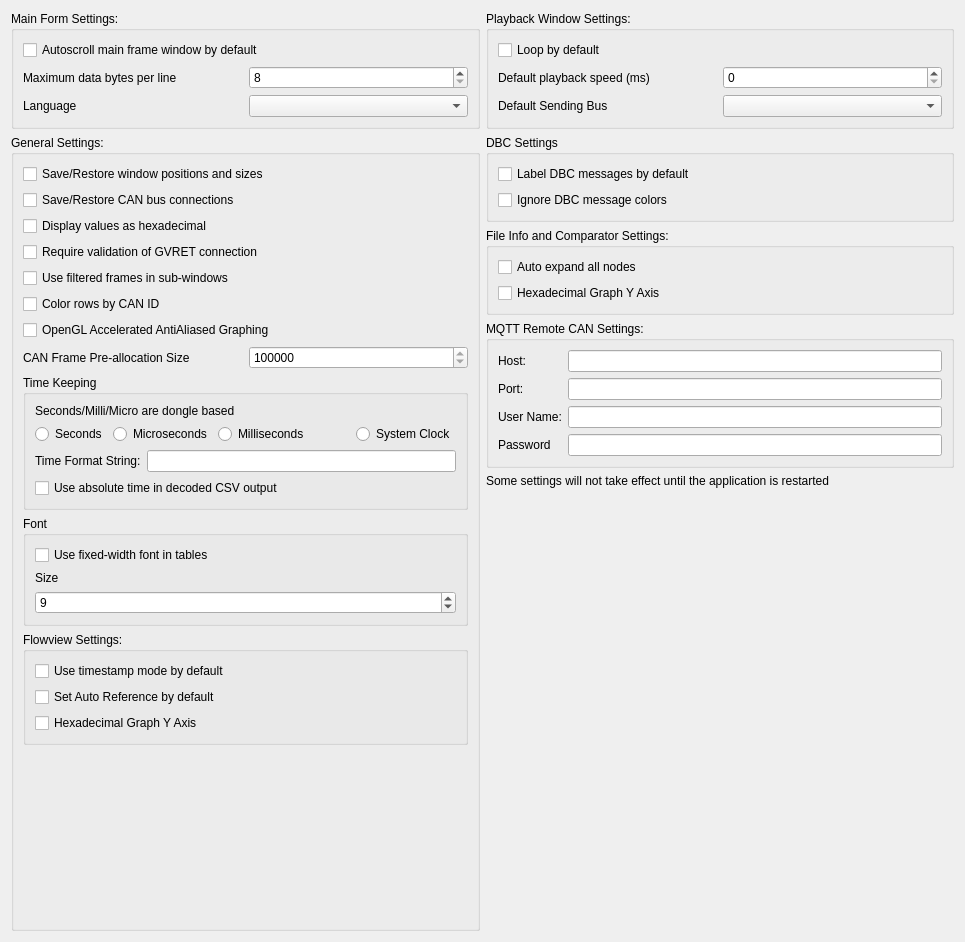
<?xml version="1.0" encoding="UTF-8"?>
<ui version="4.0">
 <class>MainSettingsDialog</class>
 <widget class="QDialog" name="MainSettingsDialog">
  <property name="geometry">
   <rect>
    <x>0</x>
    <y>0</y>
    <width>965</width>
    <height>942</height>
   </rect>
  </property>
  <property name="windowTitle">
   <string>Main Settings</string>
  </property>
  <layout class="QHBoxLayout" name="horizontalLayout_5" stretch="1,1">
   <item>
    <layout class="QVBoxLayout" name="verticalLayout">
     <item>
      <widget class="QGroupBox" name="groupBox_2">
       <property name="title">
        <string>Main Form Settings:</string>
       </property>
       <layout class="QVBoxLayout" name="verticalLayout_3">
        <item>
         <widget class="QCheckBox" name="cbMainAutoScroll">
          <property name="text">
           <string>Autoscroll main frame window by default</string>
          </property>
         </widget>
        </item>
        <item>
         <layout class="QHBoxLayout" name="horizontalLayout_7">
          <item>
           <widget class="QLabel" name="label_12">
            <property name="text">
             <string>Maximum data bytes per line</string>
            </property>
           </widget>
          </item>
          <item>
           <widget class="QSpinBox" name="spinBytesPerLine">
            <property name="minimum">
             <number>8</number>
            </property>
            <property name="maximum">
             <number>64</number>
            </property>
            <property name="singleStep">
             <number>8</number>
            </property>
           </widget>
          </item>
         </layout>
        </item>
        <item>
         <layout class="QHBoxLayout" name="horizontalLayout_8">
          <item>
           <widget class="QLabel" name="label_13">
            <property name="text">
             <string>Language</string>
            </property>
           </widget>
          </item>
          <item>
           <widget class="QComboBox" name="comboLanguage"/>
          </item>
         </layout>
        </item>
       </layout>
      </widget>
     </item>
     <item>
      <widget class="QGroupBox" name="groupBox">
       <property name="title">
        <string>General Settings:</string>
       </property>
       <layout class="QVBoxLayout" name="verticalLayout_2">
        <item>
         <widget class="QCheckBox" name="cbRestorePositions">
          <property name="text">
           <string>Save/Restore window positions and sizes</string>
          </property>
         </widget>
        </item>
        <item>
         <widget class="QCheckBox" name="cbLoadConnections">
          <property name="text">
           <string>Save/Restore CAN bus connections</string>
          </property>
         </widget>
        </item>
        <item>
         <widget class="QCheckBox" name="cbDisplayHex">
          <property name="text">
           <string>Display values as hexadecimal</string>
          </property>
         </widget>
        </item>
        <item>
         <widget class="QCheckBox" name="cbValidate">
          <property name="text">
           <string>Require validation of GVRET connection</string>
          </property>
         </widget>
        </item>
        <item>
         <widget class="QCheckBox" name="cbUseFiltered">
          <property name="text">
           <string>Use filtered frames in sub-windows</string>
          </property>
         </widget>
        </item>
        <item>
         <widget class="QCheckBox" name="cbColorsByCanId">
          <property name="text">
           <string>Color rows by CAN ID</string>
          </property>
         </widget>
        </item>
        <item>
         <widget class="QCheckBox" name="cbUseOpenGL">
          <property name="text">
           <string>OpenGL Accelerated AntiAliased Graphing</string>
          </property>
         </widget>
        </item>
        <item>
         <layout class="QHBoxLayout" name="horizontalLayout_6">
          <property name="topMargin">
           <number>0</number>
          </property>
          <property name="bottomMargin">
           <number>0</number>
          </property>
          <item>
           <widget class="QLabel" name="label_10">
            <property name="text">
             <string>CAN Frame Pre-allocation Size</string>
            </property>
           </widget>
          </item>
          <item>
           <widget class="QSpinBox" name="spinMaximumFrames">
            <property name="minimum">
             <number>100000</number>
            </property>
            <property name="maximum">
             <number>1000000000</number>
            </property>
            <property name="singleStep">
             <number>100000</number>
            </property>
            <property name="value">
             <number>10000000</number>
            </property>
           </widget>
          </item>
         </layout>
        </item>
        <item>
         <widget class="QGroupBox" name="groupBox_6">
          <property name="title">
           <string>Time Keeping</string>
          </property>
          <layout class="QVBoxLayout" name="verticalLayout_7">
           <item>
            <widget class="QLabel" name="label_3">
             <property name="text">
              <string>Seconds/Milli/Micro are dongle based</string>
             </property>
            </widget>
           </item>
           <item>
            <layout class="QHBoxLayout" name="horizontalLayout_4">
             <item>
              <widget class="QRadioButton" name="rbSeconds">
               <property name="text">
                <string>Seconds</string>
               </property>
              </widget>
             </item>
             <item>
              <widget class="QRadioButton" name="rbMicros">
               <property name="text">
                <string>Microseconds</string>
               </property>
              </widget>
             </item>
             <item>
              <widget class="QRadioButton" name="rbMillis">
               <property name="text">
                <string>Milliseconds</string>
               </property>
              </widget>
             </item>
             <item>
              <spacer name="horizontalSpacer">
               <property name="orientation">
                <enum>Qt::Horizontal</enum>
               </property>
               <property name="sizeHint" stdset="0">
                <size>
                 <width>40</width>
                 <height>20</height>
                </size>
               </property>
              </spacer>
             </item>
             <item>
              <widget class="QRadioButton" name="rbSysClock">
               <property name="text">
                <string>System Clock</string>
               </property>
              </widget>
             </item>
            </layout>
           </item>
           <item>
            <layout class="QHBoxLayout" name="horizontalLayout_3">
             <item>
              <widget class="QLabel" name="label_4">
               <property name="text">
                <string>Time Format String:</string>
               </property>
              </widget>
             </item>
             <item>
              <widget class="QLineEdit" name="lineClockFormat"/>
             </item>
            </layout>
           </item>
           <item>
            <widget class="QCheckBox" name="cbCSVAbsTime">
             <property name="text">
              <string>Use absolute time in decoded CSV output</string>
             </property>
            </widget>
           </item>
          </layout>
         </widget>
        </item>
        <item>
         <widget class="QGroupBox" name="groupBox_7">
          <property name="title">
           <string>Font</string>
          </property>
          <layout class="QVBoxLayout" name="verticalLayout_8">
           <item>
            <widget class="QCheckBox" name="cbFontFixedWidth">
             <property name="text">
              <string>Use fixed-width font in tables</string>
             </property>
            </widget>
           </item>
           <item>
            <widget class="QLabel" name="label_11">
             <property name="text">
              <string>Size</string>
             </property>
            </widget>
           </item>
           <item>
            <widget class="QSpinBox" name="spinFontSize">
             <property name="minimum">
              <number>7</number>
             </property>
             <property name="maximum">
              <number>15</number>
             </property>
             <property name="value">
              <number>9</number>
             </property>
            </widget>
           </item>
          </layout>
         </widget>
        </item>
        <item>
         <widget class="QGroupBox" name="groupBox_3">
          <property name="title">
           <string>Flowview Settings:</string>
          </property>
          <layout class="QVBoxLayout" name="verticalLayout_4">
           <item>
            <widget class="QCheckBox" name="cbFlowUseTimestamp">
             <property name="text">
              <string>Use timestamp mode by default</string>
             </property>
            </widget>
           </item>
           <item>
            <widget class="QCheckBox" name="cbFlowAutoRef">
             <property name="text">
              <string>Set Auto Reference by default</string>
             </property>
            </widget>
           </item>
           <item>
            <widget class="QCheckBox" name="cbHexGraphFlow">
             <property name="text">
              <string>Hexadecimal Graph Y Axis</string>
             </property>
            </widget>
           </item>
          </layout>
         </widget>
        </item>
        <item>
         <spacer name="verticalSpacer_2">
          <property name="orientation">
           <enum>Qt::Vertical</enum>
          </property>
          <property name="sizeHint" stdset="0">
           <size>
            <width>20</width>
            <height>40</height>
           </size>
          </property>
         </spacer>
        </item>
       </layout>
      </widget>
     </item>
    </layout>
   </item>
   <item>
    <layout class="QVBoxLayout" name="verticalLayout_9">
     <item>
      <widget class="QGroupBox" name="groupBox_4">
       <property name="title">
        <string>Playback Window Settings:</string>
       </property>
       <layout class="QVBoxLayout" name="verticalLayout_5">
        <item>
         <widget class="QCheckBox" name="cbPlaybackLoop">
          <property name="text">
           <string>Loop by default</string>
          </property>
         </widget>
        </item>
        <item>
         <layout class="QHBoxLayout" name="horizontalLayout">
          <item>
           <widget class="QLabel" name="label">
            <property name="text">
             <string>Default playback speed (ms)</string>
            </property>
           </widget>
          </item>
          <item>
           <widget class="QSpinBox" name="spinPlaybackSpeed">
            <property name="maximum">
             <number>1000</number>
            </property>
           </widget>
          </item>
         </layout>
        </item>
        <item>
         <layout class="QHBoxLayout" name="horizontalLayout_2">
          <item>
           <widget class="QLabel" name="label_2">
            <property name="text">
             <string>Default Sending Bus</string>
            </property>
           </widget>
          </item>
          <item>
           <widget class="QComboBox" name="comboSendingBus"/>
          </item>
         </layout>
        </item>
       </layout>
      </widget>
     </item>
     <item>
      <widget class="QGroupBox" name="groupBox_9">
       <property name="title">
        <string>DBC Settings</string>
       </property>
       <layout class="QVBoxLayout" name="verticalLayout_10">
        <item>
         <widget class="QCheckBox" name="cbFilterLabeling">
          <property name="text">
           <string>Label DBC messages by default</string>
          </property>
         </widget>
        </item>
        <item>
         <widget class="QCheckBox" name="cbIgnoreDBCColors">
          <property name="text">
           <string>Ignore DBC message colors</string>
          </property>
         </widget>
        </item>
       </layout>
      </widget>
     </item>
     <item>
      <widget class="QGroupBox" name="groupBox_5">
       <property name="title">
        <string>File Info and Comparator Settings:</string>
       </property>
       <layout class="QVBoxLayout" name="verticalLayout_6">
        <item>
         <widget class="QCheckBox" name="cbInfoAutoExpand">
          <property name="text">
           <string>Auto expand all nodes</string>
          </property>
         </widget>
        </item>
        <item>
         <widget class="QCheckBox" name="cbHexGraphInfo">
          <property name="text">
           <string>Hexadecimal Graph Y Axis</string>
          </property>
         </widget>
        </item>
       </layout>
      </widget>
     </item>
     <item>
      <widget class="QGroupBox" name="groupBox_8">
       <property name="enabled">
        <bool>true</bool>
       </property>
       <property name="title">
        <string>MQTT Remote CAN Settings:</string>
       </property>
       <layout class="QFormLayout" name="formLayout">
        <item row="0" column="0">
         <widget class="QLabel" name="label_6">
          <property name="text">
           <string>Host:</string>
          </property>
         </widget>
        </item>
        <item row="0" column="1">
         <widget class="QLineEdit" name="lineRemoteHost"/>
        </item>
        <item row="1" column="0">
         <widget class="QLabel" name="label_7">
          <property name="text">
           <string>Port:</string>
          </property>
         </widget>
        </item>
        <item row="1" column="1">
         <widget class="QLineEdit" name="lineRemotePort"/>
        </item>
        <item row="2" column="0">
         <widget class="QLabel" name="label_8">
          <property name="text">
           <string>User Name:</string>
          </property>
         </widget>
        </item>
        <item row="2" column="1">
         <widget class="QLineEdit" name="lineRemoteUser"/>
        </item>
        <item row="3" column="0">
         <widget class="QLabel" name="label_9">
          <property name="text">
           <string>Password</string>
          </property>
         </widget>
        </item>
        <item row="3" column="1">
         <widget class="QLineEdit" name="lineRemotePassword">
          <property name="echoMode">
           <enum>QLineEdit::Password</enum>
          </property>
         </widget>
        </item>
       </layout>
      </widget>
     </item>
     <item>
      <widget class="QLabel" name="label_5">
       <property name="text">
        <string>Some settings will not take effect until the application is restarted</string>
       </property>
       <property name="wordWrap">
        <bool>true</bool>
       </property>
      </widget>
     </item>
     <item>
      <spacer name="verticalSpacer">
       <property name="orientation">
        <enum>Qt::Vertical</enum>
       </property>
       <property name="sizeHint" stdset="0">
        <size>
         <width>20</width>
         <height>40</height>
        </size>
       </property>
      </spacer>
     </item>
    </layout>
   </item>
  </layout>
 </widget>
 <tabstops>
  <tabstop>cbMainAutoScroll</tabstop>
  <tabstop>cbRestorePositions</tabstop>
  <tabstop>cbLoadConnections</tabstop>
  <tabstop>cbDisplayHex</tabstop>
  <tabstop>cbValidate</tabstop>
  <tabstop>cbUseFiltered</tabstop>
  <tabstop>cbUseOpenGL</tabstop>
  <tabstop>rbSeconds</tabstop>
  <tabstop>rbMicros</tabstop>
  <tabstop>rbSysClock</tabstop>
  <tabstop>lineClockFormat</tabstop>
  <tabstop>spinFontSize</tabstop>
  <tabstop>cbFlowUseTimestamp</tabstop>
  <tabstop>cbFlowAutoRef</tabstop>
  <tabstop>cbPlaybackLoop</tabstop>
  <tabstop>spinPlaybackSpeed</tabstop>
  <tabstop>comboSendingBus</tabstop>
  <tabstop>cbInfoAutoExpand</tabstop>
  <tabstop>lineRemoteHost</tabstop>
  <tabstop>lineRemotePort</tabstop>
 </tabstops>
 <resources/>
 <connections/>
</ui>
